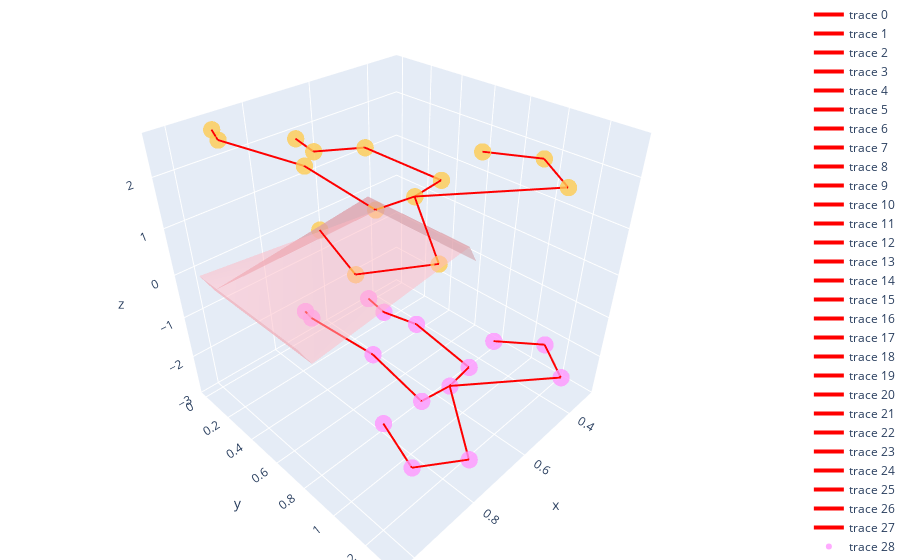

This figure's notebook cell:
### Code cell
connection = [[0,1], [1,2], [2,3], [3,4], [0,5], [5,6], [6,7], [0,8], [8,9], [9,10], [10,11], [0,12], [12,13], [13,14]]

data = []

frame_idx = 0
joints_1 = go.Scatter3d(
    x=skeleton[frame_idx, :, 0],  
    y=skeleton[frame_idx, :, 1],  
    z=skeleton[frame_idx, :, 2], 
    mode='markers',
    marker={
        'size': 6,
        'opacity': 0.8,
    }
)

for c in connection:
    line_trace = go.Scatter3d(
        x=skeleton[frame_idx, c, 0],
        y=skeleton[frame_idx, c, 1],
        z=skeleton[frame_idx, c, 2],
        mode='lines',
        line=dict(color='red', width=4)
    )
    data.append(line_trace)

frame_idx = 100
joints_2 = go.Scatter3d(
    x=skeleton[frame_idx, :, 0],  
    y=skeleton[frame_idx, :, 1],  
    z=skeleton[frame_idx, :, 2], 
    mode='markers',
    marker={
        'size': 6,
        'opacity': 0.8,
    }
)

for c in connection:
    line_trace = go.Scatter3d(
        x=skeleton[frame_idx, c, 0],
        y=skeleton[frame_idx, c, 1],
        z=skeleton[frame_idx, c, 2],
        mode='lines',
        line=dict(color='red', width=4)
    )
    data.append(line_trace)

layout = go.Layout(
        margin={'l': 0, 'r': 0, 'b': 0, 't': 0},
        scene = dict(
            # xaxis = dict(title="x", range = [-2,2]),
            # yaxis = dict(title="y", range = [-2,2]),
            # zaxis = dict(title="z", range = [-2,2]),
            aspectratio=dict(x=1, y=1, z=1)
    ))

obstacle = go.Mesh3d(x=vertices[:,0], y=vertices[:,1], z=vertices[:,2], color='lightpink', opacity=0.50)


fig = go.Figure(data=data + [joints_1, joints_2, obstacle], layout=layout)
# plotly.offline.iplot(fig)
fig.show()

### Figure 1 — Plotly figure (JSON) as saved in the notebook; plotly's stock layout.template omitted (floating-point values rounded to 4 significant figures)
{"data": [{"line": {"color": "red", "width": 4}, "mode": "lines", "type": "scatter3d", "x": [0.6085, 0.7025], "y": [0.9201, 0.8937], "z": [-2.442, -2.436]}, {"line": {"color": "red", "width": 4}, "mode": "lines", "type": "scatter3d", "x": [0.7025, 0.6911], "y": [0.8937, 0.5332], "z": [-2.436, -2.199]}, {"line": {"color": "red", "width": 4}, "mode": "lines", "type": "scatter3d", "x": [0.6911, 0.7001], "y": [0.5332, 0.06115], "z": [-2.199, -2.278]}, {"line": {"color": "red", "width": 4}, "mode": "lines", "type": "scatter3d", "x": [0.7001, 0.7085], "y": [0.06115, 0.03046], "z": [-2.278, -2.123]}, {"line": {"color": "red", "width": 4}, "mode": "lines", "type": "scatter3d", "x": [0.6085, 0.7836], "y": [0.9201, 1.312], "z": [-2.442, -2.194]}, {"line": {"color": "red", "width": 4}, "mode": "lines", "type": "scatter3d", "x": [0.7836, 0.8799], "y": [1.312, 1.147], "z": [-2.194, -2.36]}, {"line": {"color": "red", "width": 4}, "mode": "lines", "type": "scatter3d", "x": [0.8799, 0.8381], "y": [1.147, 0.8913], "z": [-2.36, -2.285]}, {"line": {"color": "red", "width": 4}, "mode": "lines", "type": "scatter3d", "x": [0.6085, 0.5148], "y": [0.9201, 0.8973], "z": [-2.442, -2.458]}, {"line": {"color": "red", "width": 4}, "mode": "lines", "type": "scatter3d", "x": [0.5148, 0.481], "y": [0.8973, 0.4668], "z": [-2.458, -2.461]}, {"line": {"color": "red", "width": 4}, "mode": "lines", "type": "scatter3d", "x": [0.481, 0.4644], "y": [0.4668, 0.1762], "z": [-2.461, -2.841]}, {"line": {"color": "red", "width": 4}, "mode": "lines", "type": "scatter3d", "x": [0.4644, 0.4552], "y": [0.1762, 0.02563], "z": [-2.841, -2.795]}, {"line": {"color": "red", "width": 4}, "mode": "lines", "type": "scatter3d", "x": [0.6085, 0.4052], "y": [0.9201, 1.303], "z": [-2.442, -2.196]}, {"line": {"color": "red", "width": 4}, "mode": "lines", "type": "scatter3d", "x": [0.4052, 0.3116], "y": [1.303, 1.091], "z": [-2.196, -2.297]}, {"line": {"color": "red", "width": 4}, "mode": "lines", "type": "scatter3d", "x": [0.3116, 0.4229], "y": [1.091, 0.9132], "z": [-2.297, -2.128]}, {"line": {"color": "red", "width": 4}, "mode": "lines", "type": "scatter3d", "x": [0.7591, 0.8527], "y": [0.9239, 0.8976], "z": [2.288, 2.299]}, {"line": {"color": "red", "width": 4}, "mode": "lines", "type": "scatter3d", "x": [0.8527, 0.8671], "y": [0.8976, 0.5336], "z": [2.299, 2.531]}, {"line": {"color": "red", "width": 4}, "mode": "lines", "type": "scatter3d", "x": [0.8671, 0.9103], "y": [0.5336, 0.06118], "z": [2.531, 2.467]}, {"line": {"color": "red", "width": 4}, "mode": "lines", "type": "scatter3d", "x": [0.9103, 0.9126], "y": [0.06118, 0.03049], "z": [2.467, 2.622]}, {"line": {"color": "red", "width": 4}, "mode": "lines", "type": "scatter3d", "x": [0.7591, 0.9342], "y": [0.9239, 1.336], "z": [2.288, 2.495]}, {"line": {"color": "red", "width": 4}, "mode": "lines", "type": "scatter3d", "x": [0.9342, 1.031], "y": [1.336, 1.159], "z": [2.495, 2.344]}, {"line": {"color": "red", "width": 4}, "mode": "lines", "type": "scatter3d", "x": [1.031, 0.9937], "y": [1.159, 0.9058], "z": [2.344, 2.429]}, {"line": {"color": "red", "width": 4}, "mode": "lines", "type": "scatter3d", "x": [0.7591, 0.6656], "y": [0.9239, 0.9001], "z": [2.288, 2.273]}, {"line": {"color": "red", "width": 4}, "mode": "lines", "type": "scatter3d", "x": [0.6656, 0.6666], "y": [0.9001, 0.4684], "z": [2.273, 2.27]}, {"line": {"color": "red", "width": 4}, "mode": "lines", "type": "scatter3d", "x": [0.6666, 0.6954], "y": [0.4684, 0.1813], "z": [2.27, 1.888]}, {"line": {"color": "red", "width": 4}, "mode": "lines", "type": "scatter3d", "x": [0.6954, 0.6867], "y": [0.1813, 0.03073], "z": [1.888, 1.933]}, {"line": {"color": "red", "width": 4}, "mode": "lines", "type": "scatter3d", "x": [0.7591, 0.556], "y": [0.9239, 1.332], "z": [2.288, 2.489]}, {"line": {"color": "red", "width": 4}, "mode": "lines", "type": "scatter3d", "x": [0.556, 0.4629], "y": [1.332, 1.109], "z": [2.489, 2.415]}, {"line": {"color": "red", "width": 4}, "mode": "lines", "type": "scatter3d", "x": [0.4629, 0.5734], "y": [1.109, 0.9573], "z": [2.415, 2.608]}, {"marker": {"opacity": 0.8, "size": 6}, "mode": "markers", "type": "scatter3d", "x": [0.6085, 0.7025, 0.6911, 0.7001, 0.7085, 0.7836, 0.8799, 0.8381, 0.5148, 0.481, 0.4644, 0.4552, 0.4052, 0.3116, 0.4229], "y": [0.9201, 0.8937, 0.5332, 0.06115, 0.03046, 1.312, 1.147, 0.8913, 0.8973, 0.4668, 0.1762, 0.02563, 1.303, 1.091, 0.9132], "z": [-2.442, -2.436, -2.199, -2.278, -2.123, -2.194, -2.36, -2.285, -2.458, -2.461, -2.841, -2.795, -2.196, -2.297, -2.128]}, {"marker": {"opacity": 0.8, "size": 6}, "mode": "markers", "type": "scatter3d", "x": [0.7591, 0.8527, 0.8671, 0.9103, 0.9126, 0.9342, 1.031, 0.9937, 0.6656, 0.6666, 0.6954, 0.6867, 0.556, 0.4629, 0.5734], "y": [0.9239, 0.8976, 0.5336, 0.06118, 0.03049, 1.336, 1.159, 0.9058, 0.9001, 0.4684, 0.1813, 0.03073, 1.332, 1.109, 0.9573], "z": [2.288, 2.299, 2.531, 2.467, 2.622, 2.495, 2.344, 2.429, 2.273, 2.27, 1.888, 1.933, 2.489, 2.415, 2.608]}, {"color": "lightpink", "opacity": 0.5, "type": "mesh3d", "x": [0.4317, 1.002, 1.002, 0.4317, 0.3986, 0.3986, 0.9692, 0.9692], "y": [-0.002092, -0.002092, 0.7266, 0.7266, -0.002092, 0.7266, -0.002092, 0.7266], "z": [-0.08844, -0.1293, -0.1293, -0.08844, -0.5511, -0.5511, -0.592, -0.592]}], "layout": {"margin": {"b": 0, "l": 0, "r": 0, "t": 0}, "scene": {"aspectratio": {"x": 1, "y": 1, "z": 1}}}}
